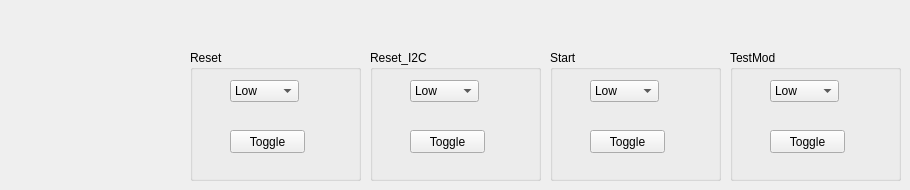
    <widget class="QWidget" name="Steering_tab">
     <attribute name="title">
      <string>Steering</string>
     </attribute>
     <widget class="QGroupBox" name="gBSteerReset">
      <property name="geometry">
       <rect>
        <x>190</x>
        <y>50</y>
        <width>171</width>
        <height>131</height>
       </rect>
      </property>
      <property name="title">
       <string>Reset</string>
      </property>
      <widget class="QComboBox" name="coBSteerRstState">
       <property name="geometry">
        <rect>
         <x>40</x>
         <y>30</y>
         <width>69</width>
         <height>22</height>
        </rect>
       </property>
       <item>
        <property name="text">
         <string>Low</string>
        </property>
       </item>
       <item>
        <property name="text">
         <string>High</string>
        </property>
       </item>
      </widget>
      <widget class="QPushButton" name="BtSteerRstToggle">
       <property name="geometry">
        <rect>
         <x>40</x>
         <y>80</y>
         <width>75</width>
         <height>23</height>
        </rect>
       </property>
       <property name="text">
        <string>Toggle</string>
       </property>
      </widget>
     </widget>
     <widget class="QGroupBox" name="gBSteerReset_I2C">
      <property name="geometry">
       <rect>
        <x>370</x>
        <y>50</y>
        <width>171</width>
        <height>131</height>
       </rect>
      </property>
      <property name="title">
       <string>Reset_I2C</string>
      </property>
      <widget class="QComboBox" name="coBSteerRst_I2CState">
       <property name="geometry">
        <rect>
         <x>40</x>
         <y>30</y>
         <width>69</width>
         <height>22</height>
        </rect>
       </property>
       <item>
        <property name="text">
         <string>Low</string>
        </property>
       </item>
       <item>
        <property name="text">
         <string>High</string>
        </property>
       </item>
      </widget>
      <widget class="QPushButton" name="BtSteerRst_I2CToggle">
       <property name="geometry">
        <rect>
         <x>40</x>
         <y>80</y>
         <width>75</width>
         <height>23</height>
        </rect>
       </property>
       <property name="text">
        <string>Toggle</string>
       </property>
      </widget>
     </widget>
     <widget class="QGroupBox" name="gBSteerStart">
      <property name="geometry">
       <rect>
        <x>550</x>
        <y>50</y>
        <width>171</width>
        <height>131</height>
       </rect>
      </property>
      <property name="title">
       <string>Start</string>
      </property>
      <widget class="QComboBox" name="coBSteerStartState">
       <property name="geometry">
        <rect>
         <x>40</x>
         <y>30</y>
         <width>69</width>
         <height>22</height>
        </rect>
       </property>
       <item>
        <property name="text">
         <string>Low</string>
        </property>
       </item>
       <item>
        <property name="text">
         <string>High</string>
        </property>
       </item>
      </widget>
      <widget class="QPushButton" name="BtSteerStartToggle">
       <property name="geometry">
        <rect>
         <x>40</x>
         <y>80</y>
         <width>75</width>
         <height>23</height>
        </rect>
       </property>
       <property name="text">
        <string>Toggle</string>
       </property>
      </widget>
     </widget>
     <widget class="QGroupBox" name="gBSteerTestmod">
      <property name="geometry">
       <rect>
        <x>730</x>
        <y>50</y>
        <width>171</width>
        <height>131</height>
       </rect>
      </property>
      <property name="title">
       <string>TestMod</string>
      </property>
      <widget class="QComboBox" name="coBSteerTestmodState">
       <property name="geometry">
        <rect>
         <x>40</x>
         <y>30</y>
         <width>69</width>
         <height>22</height>
        </rect>
       </property>
       <item>
        <property name="text">
         <string>Low</string>
        </property>
       </item>
       <item>
        <property name="text">
         <string>High</string>
        </property>
       </item>
      </widget>
      <widget class="QPushButton" name="BtSteerTestmodToggle">
       <property name="geometry">
        <rect>
         <x>40</x>
         <y>80</y>
         <width>75</width>
         <height>23</height>
        </rect>
       </property>
       <property name="text">
        <string>Toggle</string>
       </property>
      </widget>
     </widget>
    </widget>
